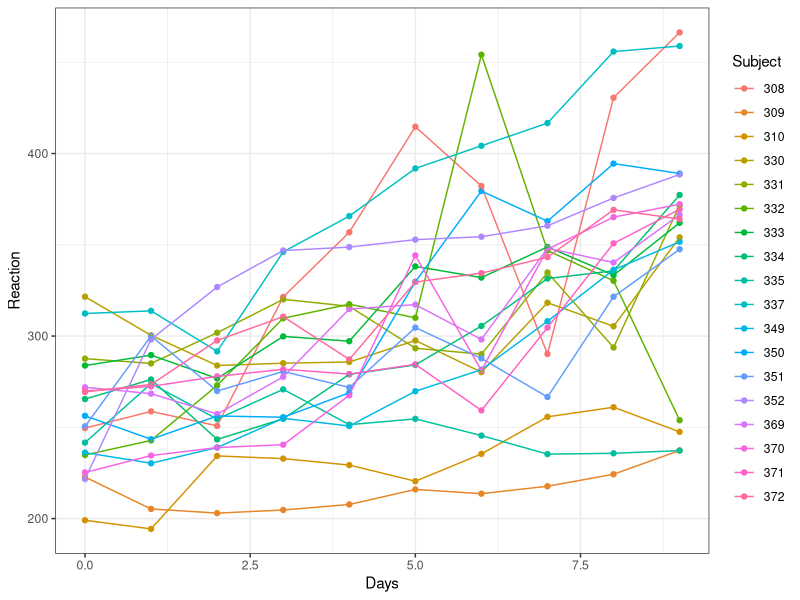
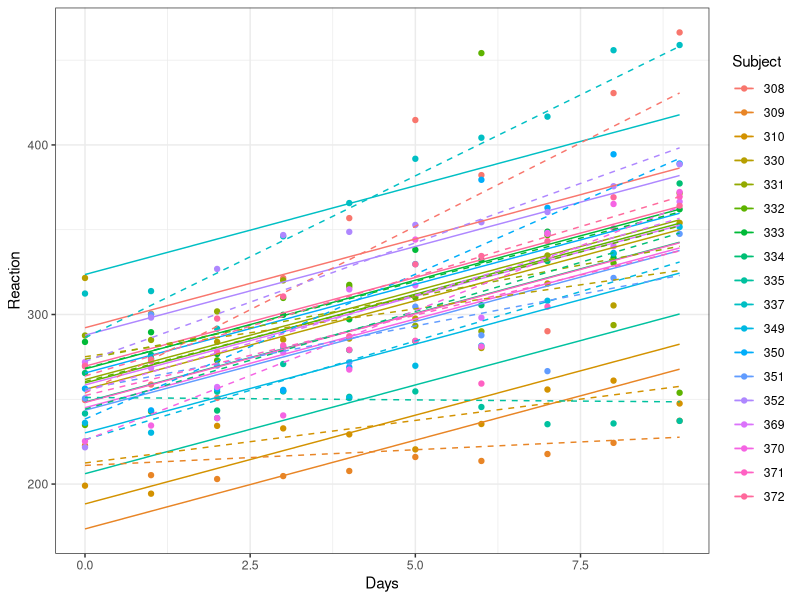
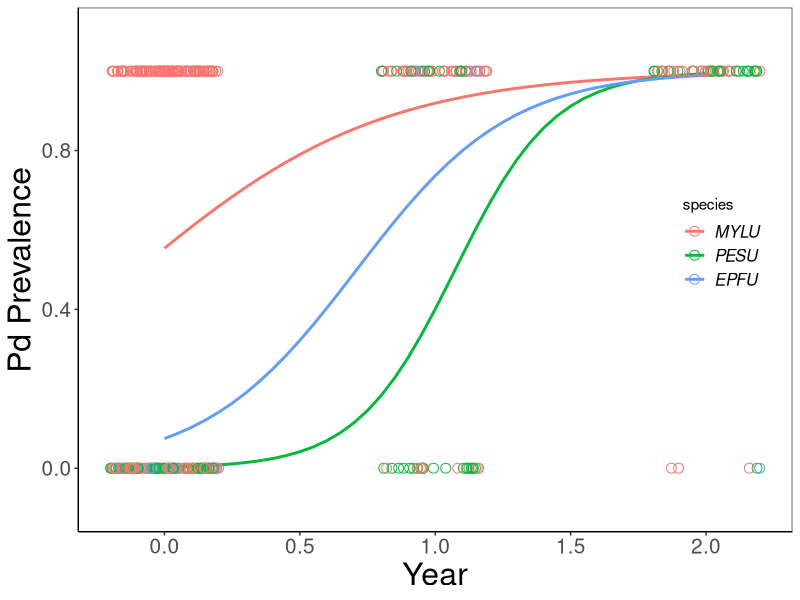
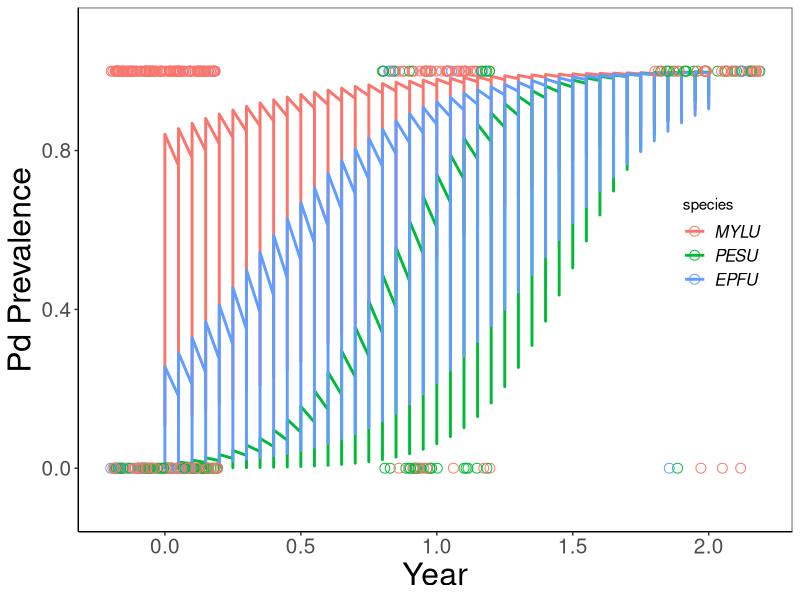

Write the R code that produced these figures, in order.
#ex12_mixed_models
##load important packages##
library(ggplot2)
library(MASS)
library(reshape2)
library(tidyverse)

#probably a new package
#install.packages("lme4")
library(lme4)
head(sleepstudy)

#lets take a look at the data
library(ggplot2); theme_set(theme_bw())
q0 <- (ggplot(sleepstudy, aes(Days, Reaction, colour = Subject))
       + geom_point())  ## points only, use later
print(q0+geom_line())

#run models
lm2 <- lmer(Reaction~Days + (1|Subject),data=sleepstudy) ## rand intercept
lm3 <- lmer(Reaction~Days + (Days|Subject),data=sleepstudy) ## rand slopes and intercepts

#lets look at the first model
summary(lm2)

#we don't get a p-value, only a t value
#this is because understanding the df with random effects is hard
#my recommendation: estimate the random effects conservative (e.g. the largest number of df they could potentially take up)
#here, we have 18 subjects, plus the fixed effect Days (which is continous)
#therefore, our df = Numbers of obs (180) - (all the levels of fixed effects) - (all the levels of random effects)
#180 - 18 - 1
180 - 18 - 1
#161
t.value = 13.02
p.value = 2*pt(t.value, df = 161, lower=FALSE)
#draw from the t distribution to get the probability (p-value) at your calculated t-value
p.value
#a good rule of thumb is that if you have a lot of data, you want a t-value > 2

#what are diffs between the models above?
pp <- expand.grid(Days=0:9,Subject=levels(sleepstudy$Subject))
#create a new data frame with all the stuff for each subjuet
pp2 <- cbind(pp,Reaction=predict(lm2,newdata=pp))
#make a new dataframe, pp2, and predict lm2
pp3 <- cbind(pp,Reaction=predict(lm3,newdata=pp))
#make a new dataframe, pp2, and predict lm3

print(q0
      + geom_line(data=pp2)
      + geom_line(data=pp3,lty=2))
#the dashed lines are nested and the solid line are not!


##NOW FOR A GLM##
bat = read.csv("bat_data.csv")
head(bat)

#make a year column
bat$date = as.Date(bat$date, "%m/%d/%y")
bat$year = format(bat$date, "%y")
bat$year = as.numeric(bat$year)
bat$year = bat$year - min(bat$year)

#drop a species that dies too early
bat = subset(bat, species!="MYSE")
#and substrate
bat = subset(bat, species!="SUBSTRATE")


#glms - binomial
gm1 = glmer(gd~species + (1|site),data=bat, family = "binomial")
summary(gm1)
#the GLM version of this will give us p-values
library(car)
Anova(gm1)

gm2 = glmer(gd~species*year + (1|site),data=bat, family = "binomial")
summary(gm2)

anova(gm1,gm2)

#let's predict g2
newdat = expand.grid(species = unique(bat$species),
                     year=seq(min(bat$year),max(bat$year),by = .05),
                     site = unique(bat$site)
                     )
newdat$yhat = predict(gm2,newdata= newdat,re.form=NA,type="response")
#note - I use response to transform from logit space to response variable space
#I used re.form to drop random effects because I don't care about the site effects

#let's plot the prediction
r=ggplot(data=newdat, aes(x=year,y=yhat,col=species))+ 
  geom_line(size=1)+
  geom_point(data = bat, aes(x = jitter(year), y = gd),size=3, shape = 1)+
  ylab("Pd Prevalence")+
  xlab("Year")+
  coord_cartesian(ylim=c(-0.1,1.1))+
  theme_bw() + 
  theme(axis.title=element_text(size=23),axis.text=element_text(size=15),panel.grid = element_blank(), axis.line=element_line(),legend.position=c(.9,.55),legend.text = element_text(size=12,face="italic"))
print(r)

#what if I hadn't dropped the site effects?

newdat$yhat = predict(gm2,newdata= newdat,type="response")
r=ggplot(data=newdat, aes(x=year,y=yhat,col=species))+ 
  geom_line(size=1)+
  geom_point(data = bat, aes(x = jitter(year), y = gd),size=3, shape = 1)+
  ylab("Pd Prevalence")+
  xlab("Year")+
  coord_cartesian(ylim=c(-0.1,1.1))+
  theme_bw() + 
  theme(axis.title=element_text(size=23),axis.text=element_text(size=15),panel.grid = element_blank(), axis.line=element_line(),legend.position=c(.9,.55),legend.text = element_text(size=12,face="italic"))
print(r)

#yikes

#negative binomial example with mixed models#
#ex12_nb_mixed

liz = read.csv("lizards.csv")

library(lme4)

## run mixed model
m.nb <- glmer.nb(N ~ time*light + (1|height), data=liz)
#look at mixed model
summary(m.nb)
